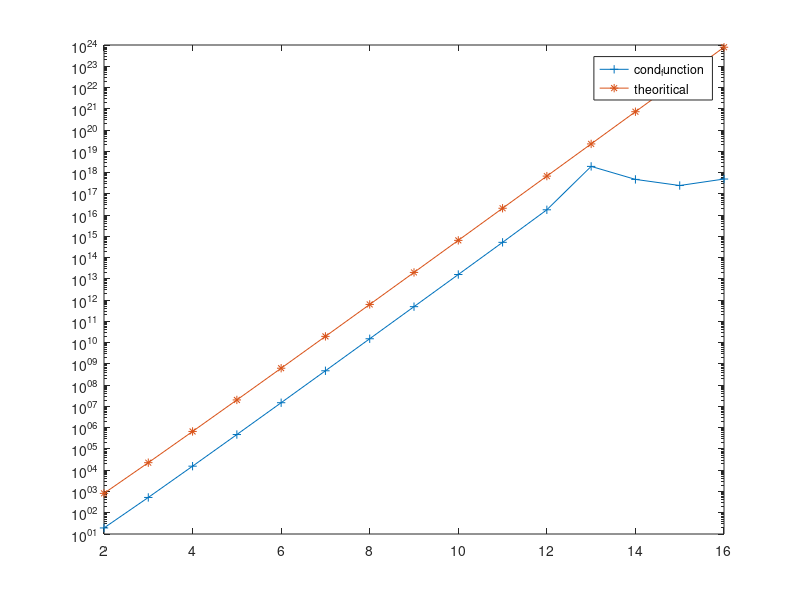

Here is the MATLAB script that generated this plot:
clc;
clear All;
close All;

C=[]; 
N= 2:1:16;
Tc=[];
for n=N
    H=hilb(n);
    C=[C; cond(H)];
    Tc=[Tc;(((1+(2^(1/2)))^(4*n))/(n^(1/2)))];
end
semilogy(N,C,'-+');
hold on
semilogy(N,Tc,'-*')

legend('cond_function','theoritical');